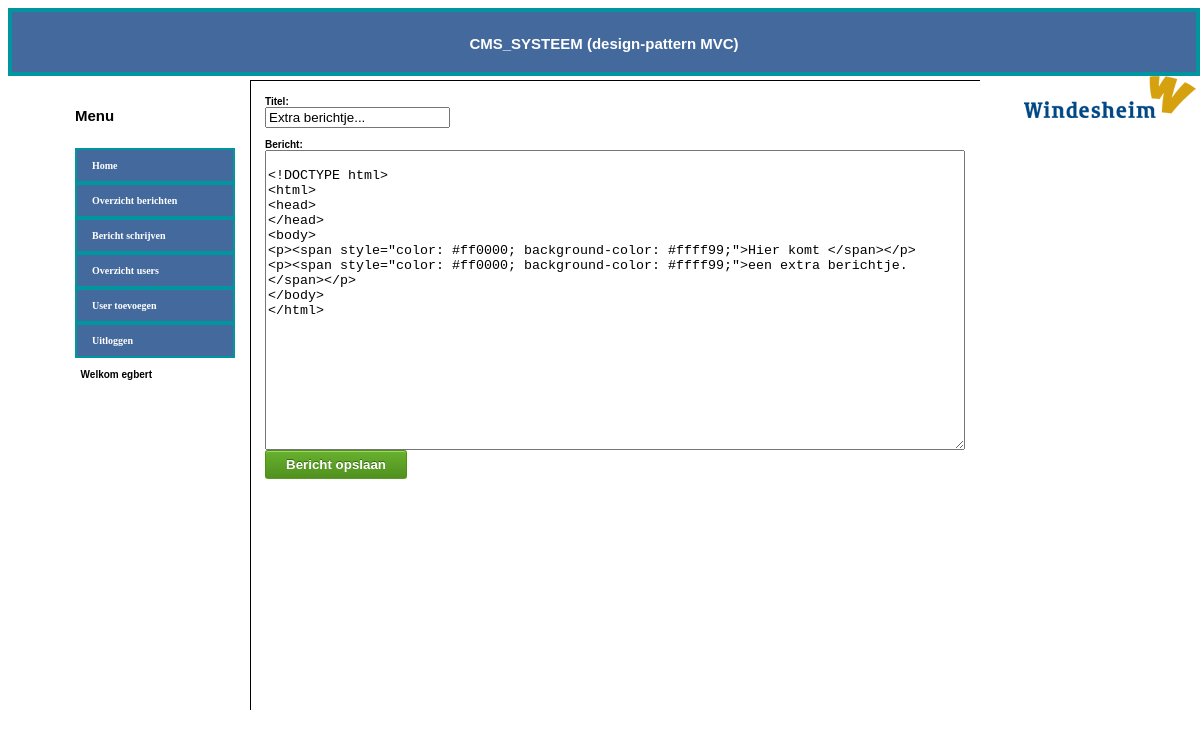
/view/bericht_bewerken_form.php?id=36 (signed in), run on the app's committed database.
### tables this page shows
CREATE TABLE IF NOT EXISTS `message` (
  `id` int(11) NOT NULL AUTO_INCREMENT,
  `title` varchar(300) NOT NULL,
  `content` text NOT NULL,
  PRIMARY KEY (`id`)
);

### view/bericht_bewerken_form.php (the view, shortened to what this page needs)
<link type='text/css' rel='stylesheet' href='css/style.css'/>
<body>
<div id="form">
<?php
include 'includes/header.php';
?>
</div>
<div id="menu">
<?php
include 'includes/menu.php';
?>
</div>
<div id="editor">
<form method="post" action="../controller/bericht_bewerken.php">
Titel: <br><input name="mce_0" type="text" value="
<?php include '../model/connect.php'; $id=$_GET['id'];
$sql="SELECT title FROM message WHERE id='$id'";
$result=mysqli_query($conn,$sql);
while(list($titel)=mysqli_fetch_row($result))
			{ echo "$titel"; } ?>"/><br /><br />Bericht:<br>
<textarea name="mce_2" style="width:100%; height:300px;" placeholder="Bericht">
<?php include '../model/connect.php'; $id=$_GET['id'];
$sql="SELECT content FROM message WHERE id='$id'";
$result=mysqli_query($conn,$sql);
while(list($tekst)=mysqli_fetch_row($result))
			{ echo "$tekst"; } ?>
</textarea>   <br>
    <button class="submit" type="submit">Bericht opslaan</button>
</form>
</div>
    </body>
</html>

### view/css/style.css (style rules this page uses)
#form { top:0px; left:0px; width:100%; height:60px; border:4px solid RGB(0, 149, 159); background-color:#44699C; color:#FFF; border-spacing: 0px 0px; }
#menu { position:absolute; left:20px; top:80px; width:200px; height:600px; border-right: 1px solid #000000; padding:15px; }
#editor { position:absolute; width:700px; height:600px; top:80px; left:250px; border-top: 1px solid #000000; padding:15px; }
body { font-family: Arial, Helvetica, sans-serif; font-size: 10px; color: #000000; }
button.submit { background-color: #68b12f; background: -webkit-gradient(linear, left top, left bottom, from(#68b12f), to(#50911e)); background: -webkit-linear-gradient(top, #68b12f, #50911e); background: -moz-linear-gradient(top, #68b12f, #50911e); background: -ms-linear-gradient(top, #68b12f, #50911e); background: -o-linear-gradient(top, #68b12f, #50911e); background: linear-gradient(top, #68b12f, #50911e); border: 1px solid #509111; border-bottom: 1px solid #5b992b; border-radius: 3px; -webkit-border-radius: 3px; -moz-border-radius: 3px; -ms-border-radius: 3px; -o-border-radius: 3px; box-shadow: inset 0 1px 0 0 #9fd574; -webkit-box-shadow: 0 1px 0 0 #9fd574 inset ; -moz-box-shadow: 0 1px 0 0 #9fd574 inset; -ms-box-shadow: 0 1px 0 0 #9fd574 inset; -o-box-shadow: 0 1px 0 0 #9fd574 inset; color: white; font-weight: bold; padding: 6px 20px; text-align: center; text-shadow: 0 -1px 0 #396715; }

### data on the page
message: mce_0 "Extra berichtje...", mce_2 "<!DOCTYPE html> <html> <head> </head> <body> <p><span style=\"color: #ff0000; background-color: #ffff99;\">Hier komt </span></p> <p><span style=\"color: #ff0000; background-color: #ffff99;\">een extra berichtje.</span></p> </body> </html>"

### other printed values
$_SESSION['firstname'] "egbert"
